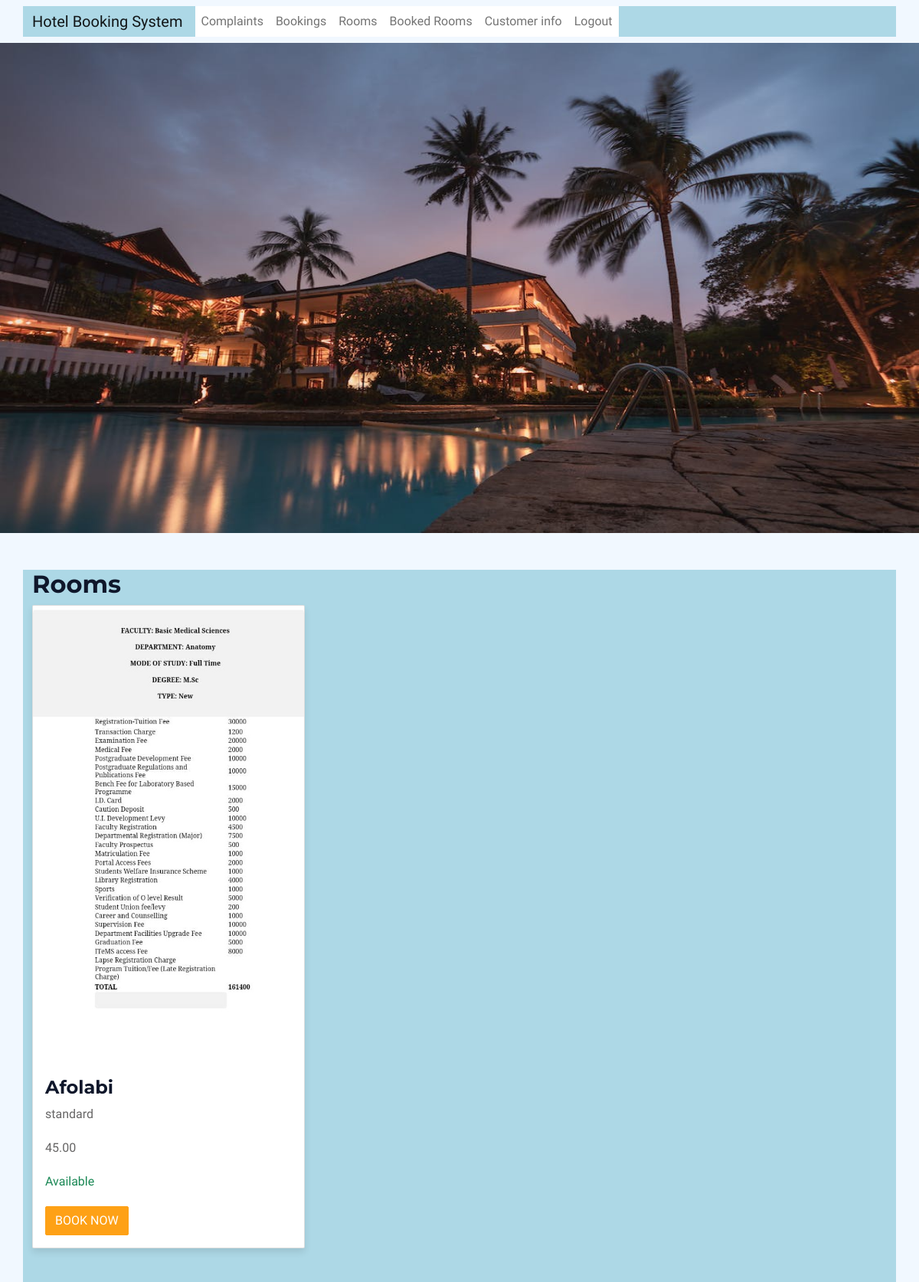
/rooms/ (signed in), run on an earlier commit of the app's database.
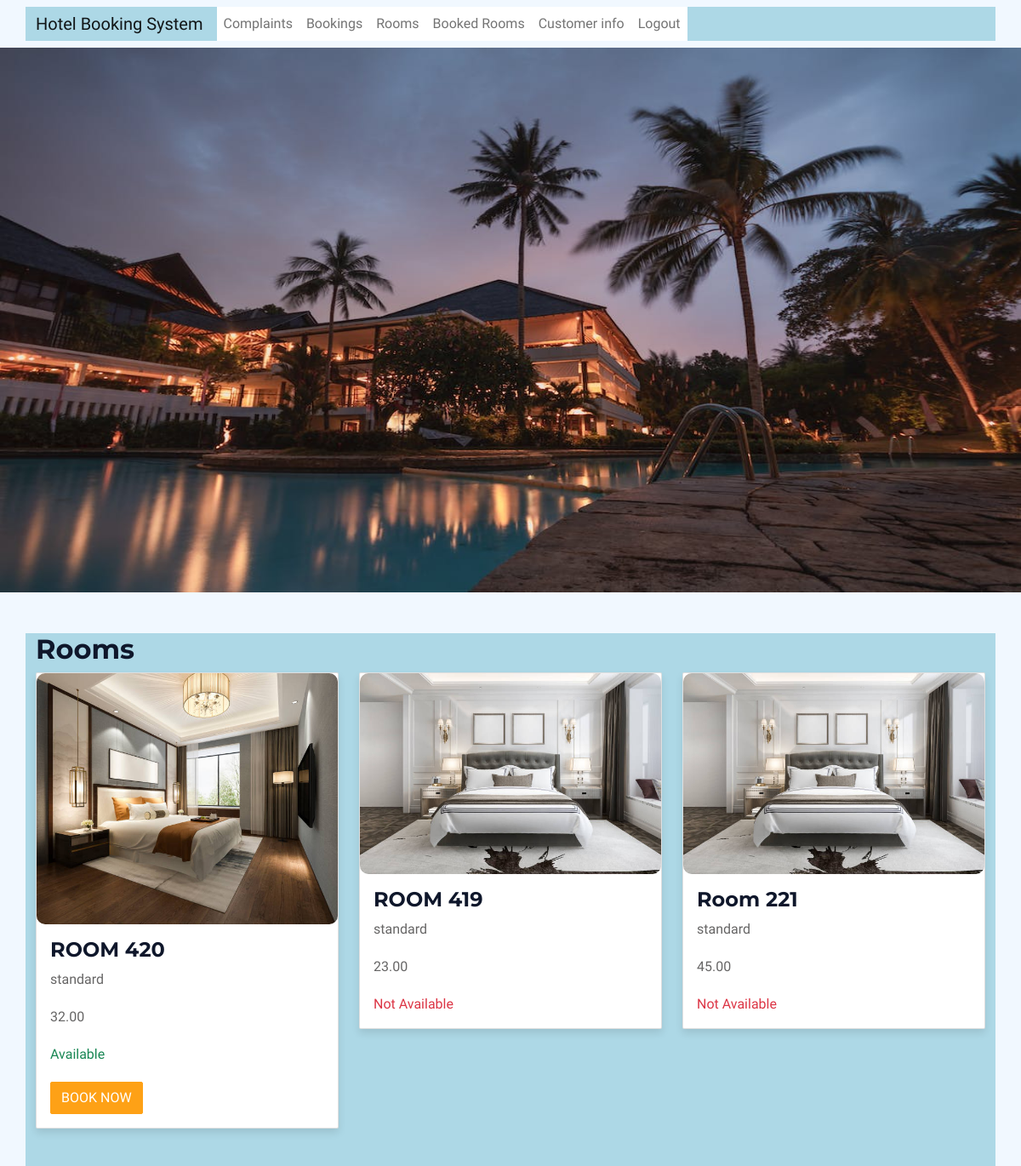
And on a later commit of the database.
### bookings/models.py (models this page shows, shortened)
class Room(models.Model):
    ROOM_TYPE_CHOICES = (
        ('standard', 'Standard'),
        ('deluxe', 'Deluxe'),
        ('suite', 'Suite'),
    )
    user = models.ForeignKey(settings.AUTH_USER_MODEL, on_delete=models.CASCADE)
    admin_user= models.ForeignKey(settings.AUTH_USER_MODEL, on_delete=models.CASCADE, related_name='room_admin', default=1)
    name = models.CharField(max_length=100)
    room_type = models.CharField(max_length=10, choices=ROOM_TYPE_CHOICES, default='standard')
    room_number = models.PositiveIntegerField(unique=True)
    description = models.TextField(blank=True)
    price = models.DecimalField(max_digits=8, decimal_places=2)
    image = models.ImageField(upload_to='rooms', blank=True)
    available = models.BooleanField(default=True)
    created_at = models.DateTimeField(auto_now_add=True)
    updated_at = models.DateTimeField(auto_now=True)

### bookings/views.py (the view)
# urls.py: path('rooms/', RoomView.as_view(), name='room_list'),
@login_required
def room_list(request):
    rooms = Room.objects.all()
    bookings = Booking.objects.filter(status='accepted').values_list('room_id', 'check_in', 'check_out')
    booked_rooms = set()
    for booking in bookings:
        room_id, check_in, check_out = booking
        booked_rooms.add(room_id)
        if check_in <= datetime.date.today() <= check_out:
            booked_rooms.remove(room_id)
    return render(request, 'room_list.html', {'rooms': rooms, 'booked_rooms': booked_rooms})

### bookings/templates/room_list.html (shortened to what this page needs)
{% extends 'base.html' %}
{% block content %}
  <h2>Rooms</h2>
  <div class="row">
    {% for room in rooms %}
      <div class="col-md-4 mb-4">
        <div class="card">
          <img src="{{ room.image.url }}" class="card-img-top" alt="{{ room.name }}">
          <div class="card-body">
            <h5 class="card-title">{{ room.name }}</h5>
            <p class="card-text">{{ room.room_type }}</p>
            <p class="card-text">{{ room.price }}</p>
            {% if room.available and room.id not in booked_rooms %}
                <p class="card-text text-success">Available</p>
                <a href="{% url 'bookings:booking_create' room.id %}" class="btn btn-primary">Book Now</a>
            {% else %}
                <p class="card-text text-danger">Not Available</p>
            {% endif %}
          </div>
        </div>
      </div>
    {% endfor %}
  </div>
{% endblock %}

### bookings/templates/base.html (shortened to what this page needs)
{% load static %}
<!DOCTYPE html>
<html>
<head>
    <link href="https://cdnjs.cloudflare.com/ajax/libs/font-awesome/5.10.0/css/all.min.css" rel="stylesheet">
    <link href="https://cdn.jsdelivr.net/npm/bootstrap-icons@1.4.1/font/bootstrap-icons.css" rel="stylesheet">
    <link href="{% static 'lib/animate/animate.min.css' %}" rel="stylesheet">
    <link href="{% static 'lib/owlcarousel/assets/owl.carousel.min.css' %}" rel="stylesheet">
    <link href="{% static 'lib/tempusdominus/css/tempusdominus-bootstrap-4.min.css' %}" rel="stylesheet" />
    <link href="{% static 'css/bootstrap.min.css' %}" rel="stylesheet">
    <link href="{% static 'css/style.css' %}" rel="stylesheet">
</head>
  <body>
    <nav class="navbar navbar-expand-lg navbar-light bg-light">
      <div class="container">
        <a class="navbar-brand" href="">Hotel Booking System</a>
        {% if user.is_authenticated %}
          <div class="collapse navbar-collapse">
            <ul class="navbar-nav me-auto mb-2 mb-lg-0">
              {% if user.is_staff %}
                <li class="nav-item">
                  <a class="nav-link" href="{% url 'bookings:admin_complaint_list' %}">Complaints</a>
                </li>
                <li class="nav-item">
                  <a class="nav-link" href="{% url 'bookings:admin_booking_list' %}">Bookings</a>
                </li>
                <li class="nav-item">
                  <a class="nav-link" href="{% url 'bookings:admin_room_list' %}">Rooms</a>
                </li>
                <li class="nav-item">
                  <a class="nav-link" href="{% url 'bookings:booked_rooms_list' %}">Booked Rooms</a>
                </li>
                <li class="nav-item">
                  <a class="nav-link" href="{% url 'bookings:customer_info' %}">Customer info</a>
                </li>
                <li class="nav-item">
                  <a class="nav-link" href="{% url 'accounts:logout' %}">Logout</a>
                </li>
              {% endif %}
        {% endif %}
      </div>
    </nav>
      <div class="containerss">
        <img src="/static/images/pexels-photo-258154.jpeg" alt="My Image "  style="width:100%; height:80%;">
      </div>
    <div class="container mt-5">
      {% block content %}{% endblock %}
    </div>
  </body>
  </html>

### bookings/static/css/style.css (style rules this page uses)
:root { --primary: #FEA116; --light: #F1F8FF; --dark: #0F172B; }
.btn { font-weight: 500; text-transform: uppercase; transition: .5s; }
.btn.btn-primary, .btn.btn-secondary { color: #FFFFFF; }

### bookings/templates/base.html (style rules this page uses)
.nav-item { color: #000000; background-color: #ffffff; }
.container { background-color: #ADD8E6; }
.navbar-light .navbar-nav .nav-link { color: blue; }
.nav-link { color: red; }
.card { flex: 0 0 48%; margin-bottom: 20px; border-radius: 10px; box-shadow: 0px 5px 10px rgba(0, 0, 0, 0.1); }
.card-title { font-size: 24px; margin-bottom: 10px; }
.card-text { margin-bottom: 20px; }
.card img { border-radius: 10px; max-width: 100%; height: auto; }

What changed in the data, as far as the page shows it:
removed Room: image (picture), name "Afolabi", room_type "standard", price "45.00", available "Available"
added Room: image (picture), name "ROOM 420", room_type "standard", price "32.00", available "Available"
added Room: image (picture), name "ROOM 419", room_type "standard", price "23.00", available "Not Available"
added Room: image (picture), name "Room 221", room_type "standard", price "45.00", available "Not Available"
